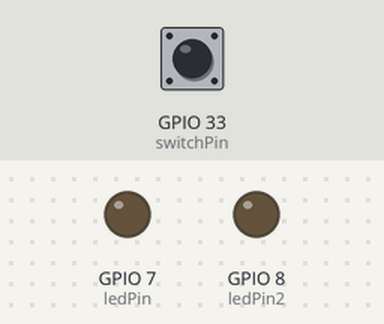
The sketch below on a simulated ESP32. Parts: output pins drawn as LEDs (lit = HIGH). Dashed ring = blinking. Inputs (shaded band) come from the test bench; at power-on: GPIO 33 (switchPin) LOW.

Above: at 1.2 s.
1.3 s: GPIO 33 (switchPin) pulled HIGH for 3.2 s
At 1.7 s:
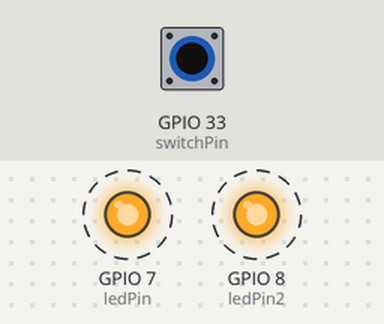
Timing chart, 0 to 6.3 s (numbered marks = the images above; inputs shaded):
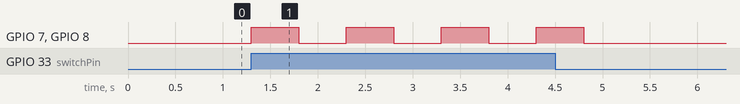

The sketch:

Ledblink.ino
```cpp
int ledPin = 7;
int ledPin2 = 8;
int switchPin = 33;

void setup() {
  pinMode(ledPin, OUTPUT);
  pinMode(ledPin2, OUTPUT);
  pinMode(switchPin, INPUT);
}

void loop() {
  if (digitalRead(switchPin) == HIGH) {
    digitalWrite(ledPin, HIGH);
    digitalWrite(ledPin2, HIGH);
    delay(500);
    digitalWrite(ledPin, LOW);
    digitalWrite(ledPin2, LOW);
    delay(500);

  } else {
    digitalWrite(ledPin, LOW);
    digitalWrite(ledPin2, LOW);
  }
}
```

Measured:
- after the input at 1.3 s, GPIO 7 (ledPin), GPIO 8 (ledPin2): alternates HIGH for 0.50 s and LOW for 0.50 s, 8 changes in all, then stays LOW, starting at once
